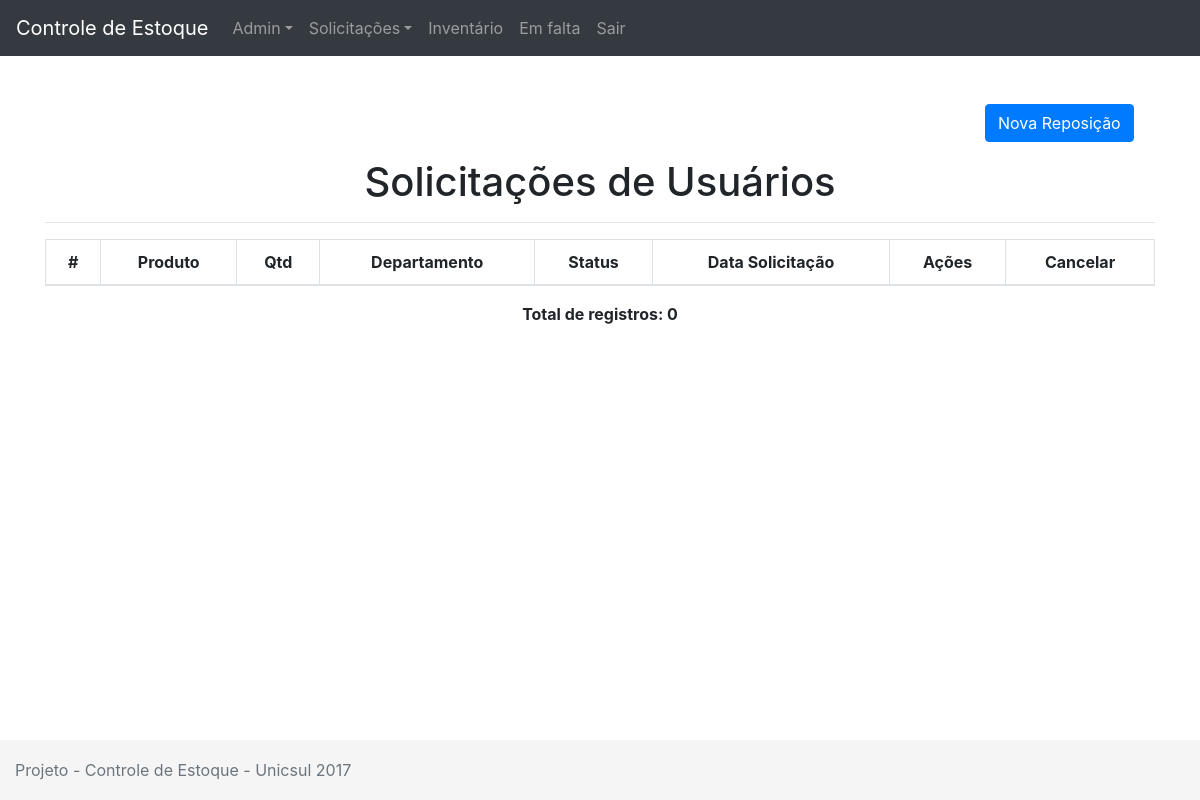
The app's page /index.php/reposicoes, older data.
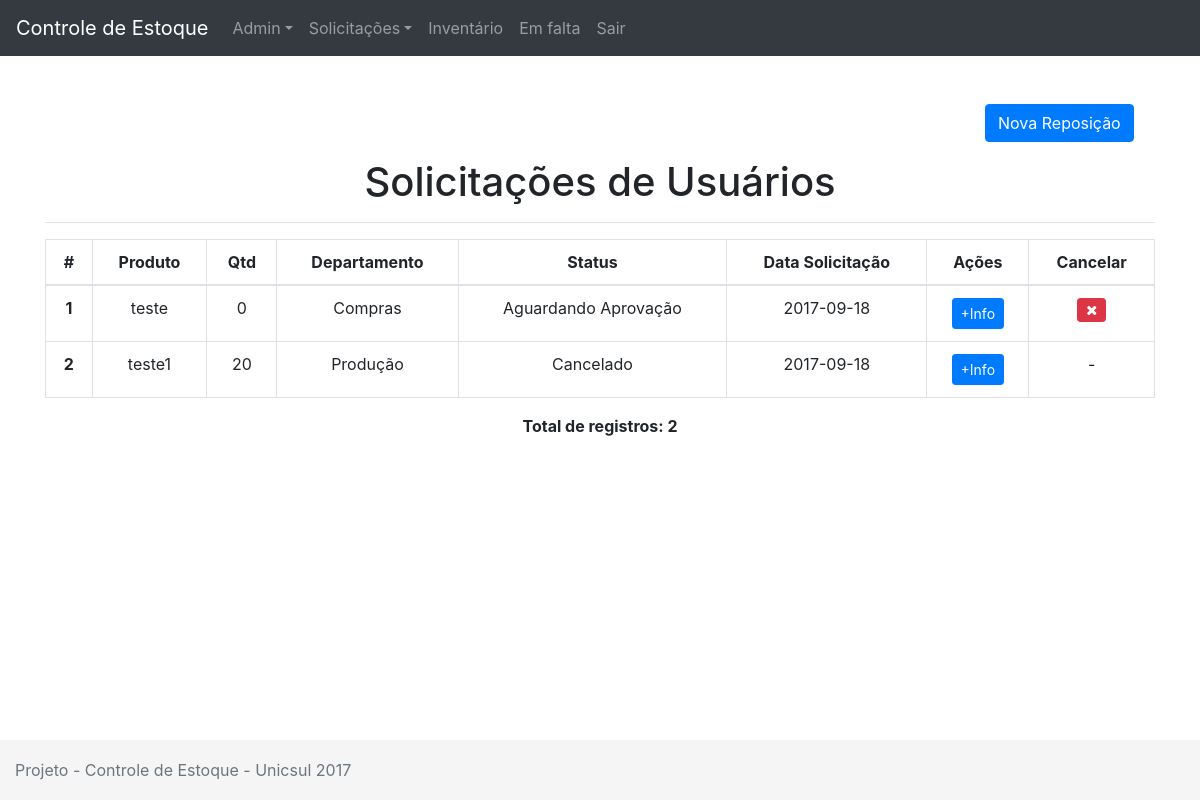
The same page, newer data.
### tables this page shows
CREATE TABLE `reposicoes` (
  `id` int(11) NOT NULL,
  `id_produto` int(11) NOT NULL,
  `id_departamento` varchar(50) NOT NULL,
  `qtd` int(4) NOT NULL,
  `status` smallint(6) DEFAULT NULL,
  `datasolicitacao` date DEFAULT NULL,
  `datareposicao` date DEFAULT NULL
);

CREATE TABLE `produtos` (
  `id` int(11) NOT NULL,
  `descricao` varchar(255) NOT NULL,
  `tipo` varchar(255) NOT NULL,
  `status` tinyint(1) NOT NULL,
  `preco` float NOT NULL,
  `qtd` int(11) NOT NULL,
  `acionamento` int(11) NOT NULL,
  `min` int(11) NOT NULL,
  `max` int(11) NOT NULL
);

CREATE TABLE `departamentos` (
  `id` varchar(3) DEFAULT NULL,
  `descricao` varchar(50) DEFAULT NULL,
  `status` tinyint(4) DEFAULT '1'
);

### application/controllers/Reposicoes.php (called while the page is built, shortened)
<?php
class Reposicoes extends CI_Controller
{
	public function index()
	{
		$this->load->model("reposicoes_model", "reposicoes");
		$dados['reposicoes'] = $this->reposicoes->getReposicoes();
		$this->load->model("produtos_model", "produtos");
		$dados['produtos'] = $this->produtos->getProdutos();
		$this->load->model("departamentos_model", "departamentos");
		$dados['departamentos'] = $this->departamentos->getDepartamentos();
		$this->load->view('menu');
		$this->load->view('reposicao/listarreposicoes', $dados);
		$this->load->view('rodape');
	}
}

### index.php (called while the page is built, shortened)
<?php
require_once BASEPATH.'core/CodeIgniter.php';

### application/models/Reposicoes_model.php (called while the page is built, shortened)
<?php
class Reposicoes_model extends CI_Model
{
	public function getReposicoes()
	{
		$this->db->order_by('datasolicitacao', 'desc');
		$query = $this->db->get('reposicoes');
		return $query->result();
	}
}

### application/models/Produtos_model.php (called while the page is built, shortened)
<?php
class Produtos_model extends CI_Model
{
	public function getProdutos()
	{
		$query = $this->db->get('produtos');
		return $query->result();
	}
}

### application/models/Departamentos_model.php (called while the page is built, shortened)
<?php
class Departamentos_model extends CI_Model
{
	public function getDepartamentos()
	{
		$this->db->order_by("descricao", "asc");
		$query = $this->db->get("departamentos");
		return $query->result();
	}
}

### application/views/reposicao/listarreposicoes.php (the view, shortened to what this page needs)
<br>
<div class="container">
	<br>
	<p class="col-md-2 ml-md-auto">
		<a class="btn btn-primary" data-toggle="collapse" href="#testeCollapse" aria-expanded="false" aria-controls="testeCollapse">Nova Reposição</a>
	</p>
	<h1 class="text-center">Solicitações de Usuários</h1>
	<hr>
	<table class="table table-bordered">
		<thead class="table-inverse">
			<tr>
				<td class='text-center' scope="row"><b>#</b></td>
				<td class='text-center'><b>Produto</b></td>
				<td class='text-center'><b>Qtd</b></td>
				<td class='text-center'><b>Departamento</b></td>
				<td class='text-center'><b>Status</b></td>
				<td class='text-center'><b>Data Solicitação</b></td>
				<td class='text-center'><b>Ações</b></td>
				<td class='text-center'><b>Cancelar</b></td>
			</tr>
		</thead>
		<tbody>
			<?php
			$contador = 0;
			foreach ($reposicoes as $reposicao): ?>
			<tr>
				<th class='text-center' scope="row"><?=$reposicao->id;?></td>
				<?php foreach ($produtos as $produto):
					if($produto->id == $reposicao->id_produto){
				?>
						<td class='text-center'><?=$produto->descricao;?></td>
				<?php
						break;
					}
				endforeach;?>
				<td class='text-center'><?=$reposicao->qtd;?></td>
				<td class='text-center'>
					<?php
						foreach($departamentos as $depto):
							if($depto->id == $reposicao->id_departamento)
							{
								echo $depto->descricao;
								break;
							}
						endforeach;
					?>
				</td>
				<td class='text-center'>
				<?php
					if($reposicao->status == 0)
					{
						echo "Cancelado";
					} else if($reposicao->status == 1)
					{
						echo "Aguardando Aprovação";
					} else if ($reposicao->status == 2)
					{
						echo "Aprovada";
					} else if($reposicao->status == 3)
					{
						echo "Reposição realizada";
					}
				?>
				</td>
				<td class='text-center'><?=$reposicao->datasolicitacao;?></td>
				<td class='text-center'>
					<a href="<?=base_url('reposicoes/info/' . $reposicao->id)?>" class="btn btn-sm btn-primary">+Info</a>
				</td>
				<td class='text-center'>
					<?php if($reposicao->status != 3 && $reposicao->status != 0) { ?>
						<a href="<?=base_url('reposicoes/cancelar/' . $reposicao->id)?>" class="btn btn-sm btn-danger"><i class="fa fa-times" aria-hidden="true"></i></a>
					<?php } else {
							echo "-";
						} ?>
				</td>
			</tr>
			<?php $contador++; endforeach;?>
		</tbody>
	</table>
	<p class="text-center"><b>Total de registros: <?=$contador;?></b></p>
</div>

Row changes from the older to the newer data that the page shows:
added reposicoes: id "1", qtd "0", status "Aguardando Aprovação", datasolicitacao "2017-09-18"
added produtos: descricao "teste", shown under "1"
added departamentos: descricao "Compras", shown under "1"
added reposicoes: id "2", qtd "20", shows "Cancelado", datasolicitacao "2017-09-18"
added produtos: descricao "teste1", shown under "2"
added departamentos: descricao "Produção", shown under "2"
Text that changed along with them:
$contador: "0" → "2"
